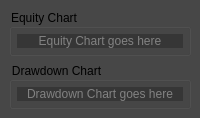
             <widget class="QWidget" name="Equity_Charts">
              <attribute name="title">
               <string>Equity Charts</string>
              </attribute>
              <layout class="QVBoxLayout" name="verticalLayout_30">
               <property name="leftMargin">
                <number>0</number>
               </property>
               <property name="topMargin">
                <number>0</number>
               </property>
               <property name="rightMargin">
                <number>0</number>
               </property>
               <property name="bottomMargin">
                <number>0</number>
               </property>
               <item>
                <widget class="QWidget" name="widget_19" native="true">
                 <property name="sizePolicy">
                  <sizepolicy hsizetype="Preferred" vsizetype="Preferred">
                   <horstretch>0</horstretch>
                   <verstretch>0</verstretch>
                  </sizepolicy>
                 </property>
                 <property name="styleSheet">
                  <string notr="true">background-color: rgb(71, 71, 71);</string>
                 </property>
                 <layout class="QVBoxLayout" name="verticalLayout_31">
                  <item>
                   <widget class="QGroupBox" name="Equity_Chart_Groupbox">
                    <property name="sizePolicy">
                     <sizepolicy hsizetype="Preferred" vsizetype="Preferred">
                      <horstretch>0</horstretch>
                      <verstretch>7</verstretch>
                     </sizepolicy>
                    </property>
                    <property name="styleSheet">
                     <string notr="true"/>
                    </property>
                    <property name="title">
                     <string>Equity Chart</string>
                    </property>
                    <property name="flat">
                     <bool>false</bool>
                    </property>
                    <layout class="QVBoxLayout" name="verticalLayout_32">
                     <property name="spacing">
                      <number>0</number>
                     </property>
                     <property name="leftMargin">
                      <number>5</number>
                     </property>
                     <property name="topMargin">
                      <number>5</number>
                     </property>
                     <property name="rightMargin">
                      <number>5</number>
                     </property>
                     <property name="bottomMargin">
                      <number>5</number>
                     </property>
                     <item>
                      <widget class="QLabel" name="label_13">
                       <property name="styleSheet">
                        <string notr="true">background-color: rgb(54, 54, 54);
color: rgb(130, 130, 130);</string>
                       </property>
                       <property name="text">
                        <string>Equity Chart goes here</string>
                       </property>
                       <property name="alignment">
                        <set>Qt::AlignmentFlag::AlignCenter</set>
                       </property>
                      </widget>
                     </item>
                    </layout>
                   </widget>
                  </item>
                  <item>
                   <widget class="QGroupBox" name="Drawdown_Chart_Groupbox">
                    <property name="sizePolicy">
                     <sizepolicy hsizetype="Preferred" vsizetype="Preferred">
                      <horstretch>0</horstretch>
                      <verstretch>3</verstretch>
                     </sizepolicy>
                    </property>
                    <property name="styleSheet">
                     <string notr="true"/>
                    </property>
                    <property name="title">
                     <string>Drawdown Chart</string>
                    </property>
                    <layout class="QVBoxLayout" name="verticalLayout_33">
                     <property name="spacing">
                      <number>0</number>
                     </property>
                     <property name="leftMargin">
                      <number>5</number>
                     </property>
                     <property name="topMargin">
                      <number>5</number>
                     </property>
                     <property name="rightMargin">
                      <number>5</number>
                     </property>
                     <property name="bottomMargin">
                      <number>5</number>
                     </property>
                     <item>
                      <widget class="QLabel" name="label_62">
                       <property name="styleSheet">
                        <string notr="true">background-color: rgb(54, 54, 54);
color: rgb(130, 130, 130);</string>
                       </property>
                       <property name="text">
                        <string>Drawdown Chart goes here</string>
                       </property>
                       <property name="alignment">
                        <set>Qt::AlignmentFlag::AlignCenter</set>
                       </property>
                      </widget>
                     </item>
                    </layout>
                   </widget>
                  </item>
                 </layout>
                </widget>
               </item>
              </layout>
             </widget>
